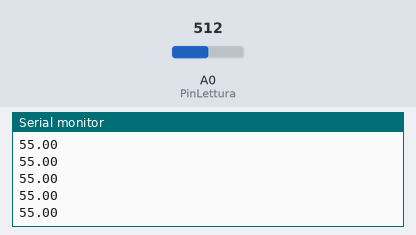
A sketch run on a simulated Arduino Uno, built with avr-gcc and run on an emulated ATmega328P. Parts: the last lines printed to the serial monitor. Inputs (shaded band) come from the test bench; at power-on: A0 (PinLettura) = 512.

Above: at 1.2 s.
1.3 s: A0 (PinLettura) set to 716
At 1.8 s:
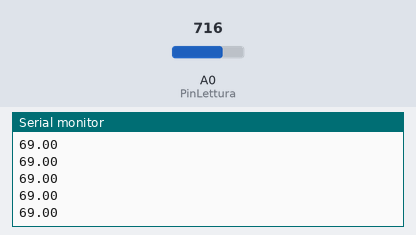
2.8 s: A0 (PinLettura) set to 900
At 3.3 s:
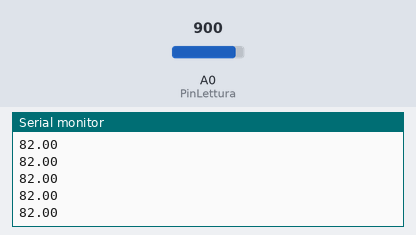
Timing chart, 0 to 5.8 s (numbered marks = the images above; inputs shaded):
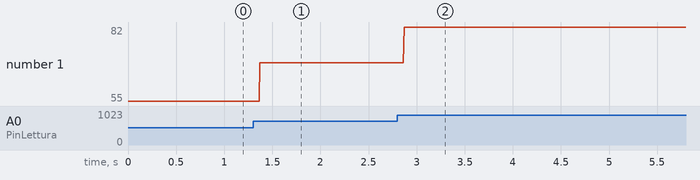

The sketch:

ripetizione.ino
```cpp
#include <math.h>

float letta;
int PinLettura=A0;
float sec;

void setup() {
  // put your setup code here, to run once:
pinMode(PinLettura, INPUT);
Serial.begin(9600);

}

void loop() {
  // put your main code here, to run repeatedly:
letta=analogRead(PinLettura);
sec = round(letta*70/1023+20);

Serial.println(sec);

}
```

Measured:
- after the input at 1.3 s, the serial monitor: prints a new line after 0.07 s (image 1)
- after the input at 2.8 s, the serial monitor: prints a new line after 0.07 s (image 2)
- plotted number 1: 55 → 69 after the input at 1.3 s, 69 → 82 after the input at 2.8 s
